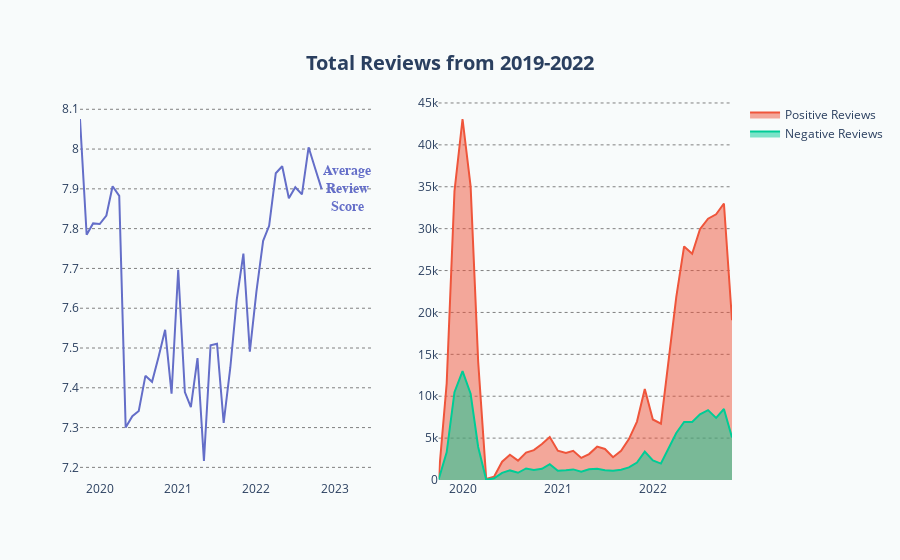

The notebook cell this image was saved under:
### Markdown cell above
## Timeseries

### Code cell
g.plot_reviews_timeseries()
